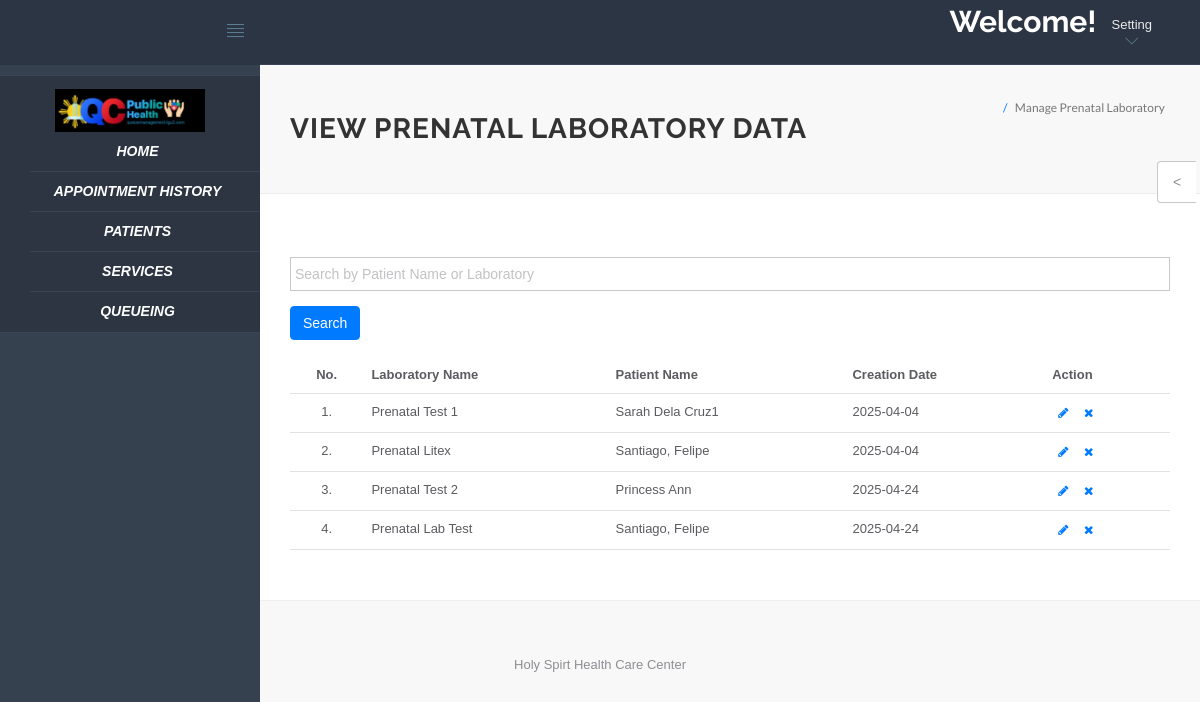
The app's page /hms/doctor/manage-prenatal.php (signed in) with its own data.
### tables this page shows
CREATE TABLE `prenatal_lab_form` (
  `id` int(11) NOT NULL,
  `service` varchar(255) NOT NULL DEFAULT 'Prenatal',
  `labName` varchar(255) DEFAULT NULL,
  `address` varchar(255) DEFAULT NULL,
  `phone` varchar(15) DEFAULT NULL,
  `date` date DEFAULT NULL,
  `patientId` varchar(50) DEFAULT NULL,
  `fullName` varchar(255) DEFAULT NULL,
  `dob` date DEFAULT NULL,
  `age` int(11) DEFAULT NULL,
  `gender` enum('Female','Male','Other') DEFAULT NULL,
  `contactNumber` varchar(15) DEFAULT NULL,
  `email` varchar(255) DEFAULT NULL,
  `patientAddress` varchar(255) DEFAULT NULL,
  `obgynName` varchar(255) DEFAULT NULL,
  `obgynContact` varchar(255) DEFAULT NULL,
  `lmp` date DEFAULT NULL,
  `edd` date DEFAULT NULL,
  `gravida` int(11) DEFAULT NULL,
  `para` int(11) DEFAULT NULL,
  `previousPregnancies` varchar(255) DEFAULT NULL,
  `previousComplications` varchar(255) DEFAULT NULL,
  `bloodTests` text DEFAULT NULL,
  `urineTests` text DEFAULT NULL,
  `diseaseScreening` text DEFAULT NULL,
  `geneticScreening` text DEFAULT NULL,
  `ultrasound` text DEFAULT NULL,
  `notes` text DEFAULT NULL,
  `physicianNotes` text DEFAULT NULL
);

### hms/doctor/manage-prenatal.php (the view, shortened to what this page needs)
<?php
include('include/config.php');
if(strlen($_SESSION['id'])==0) {
    header('location:logout.php');
} else {
    $search = '';
?>
<!DOCTYPE html>
<html lang="en">
<head>
    <link rel="stylesheet" href="vendor/bootstrap/css/bootstrap.min.css">
    <link rel="stylesheet" href="vendor/fontawesome/css/font-awesome.min.css">
    <link rel="stylesheet" href="vendor/themify-icons/themify-icons.min.css">
    <link href="vendor/animate.css/animate.min.css" rel="stylesheet" media="screen">
    <link href="vendor/perfect-scrollbar/perfect-scrollbar.min.css" rel="stylesheet" media="screen">
    <link href="vendor/switchery/switchery.min.css" rel="stylesheet" media="screen">
    <link href="vendor/bootstrap-touchspin/jquery.bootstrap-touchspin.min.css" rel="stylesheet" media="screen">
    <link href="vendor/select2/select2.min.css" rel="stylesheet" media="screen">
    <link href="vendor/bootstrap-datepicker/bootstrap-datepicker3.standalone.min.css" rel="stylesheet" media="screen">
    <link href="vendor/bootstrap-timepicker/bootstrap-timepicker.min.css" rel="stylesheet" media="screen">
    <link rel="stylesheet" href="assets/css/styles.css">
    <link rel="stylesheet" href="assets/css/plugins.css">
    <link rel="stylesheet" href="assets/css/themes/theme-1.css" id="skin_color" />
</head>
<body>
    <div id="app">
        <?php include('include/sidebar.php');?>
        <div class="app-content">
            <?php include('include/header.php');?>
            <div class="main-content">
                <div class="wrap-content container" id="container">
                    <section id="page-title">
                        <div class="row">
                            <div class="col-sm-8">
                                <h1 class="mainTitle"><strong>View Prenatal Laboratory Data</strong></h1>
                            </div>
                            <ol class="breadcrumb">
                                <li class="active">
                                    <span>Manage Prenatal Laboratory</span>
                                </li>
                            </ol>
                        </div>
                    </section>
                    <div class="container-fluid container-fullw bg-white">
                        <div class="row">
                            <div class="col-md-12">
                                <h5 class="over-title margin-bottom-15">&nbsp;</h5>
                                <form method="GET" action="">
                                    <div class="form-group">
                                        <input type="text" id="searchInput" name="search" class="form-control" placeholder="Search by Patient Name or Laboratory" value="<?php echo htmlentities($search); ?>" oninput="resetSearch()" />
                                    </div>
                                    <button type="submit" class="btn btn-primary">Search</button>
                                </form>
                                <br>
                                <table class="table table-hover" id="sample-table-1">
                                    <thead>
                                        <tr>
                                            <th class="center">No.</th>
                                            <th>Laboratory Name</th>
                                            <th>Patient Name</th>
                                            <th>Creation Date</th>
                                            <th>Action</th>
                                        </tr>
                                    </thead>
                                    <tbody>
<?php
$sql = "SELECT * FROM prenatal_lab_form";
$result = mysqli_query($con, $sql);
$cnt = 1;
while($row = mysqli_fetch_array($result)) {
?>
                                        <tr class="clickable-row" data-href="edit-prenatal.php?id=<?php echo $row['id'];?>">
                                            <td class="center"><?php echo $cnt;?>.</td>
                                            <td><?php echo $row['labName'];?></td>
                                            <td><?php echo $row['fullName'];?></td>
                                            <td><?php echo $row['date'];?></td>
                                            <td>
                                                <div class="visible-md visible-lg hidden-sm hidden-xs">
                                                    <a href="edit-prenatal.php?id=<?php echo $row['id'];?>" class="btn btn-transparent btn-xs" tooltip-placement="top" tooltip="Edit"><i class="fa fa-pencil"></i></a>
                                                    <a href="manage-prenatal.php?id=<?php echo $row['id']?>&del=delete"
                                                    class="btn btn-transparent btn-xs tooltips delete-btn"
                                                    tooltip-placement="top"
                                                    tooltip="Remove">
                                                    <i class="fa fa-times fa fa-white"></i>
                                                    </a>
                                                </div>
                                            </td>
                                        </tr>
<?php
    $cnt++;
}
?>
                                    </tbody>
                                </table>
                            </div>
                        </div>
                    </div>
                </div>
            </div>
            <?php include('include/footer.php');?>
            <?php include('include/setting.php');?>
    </body>
</html>
<?php } ?>

### hms/doctor/assets/css/themes/theme-1.css (style rules this page uses)
body { background: #FAFAFA; }

### hms/doctor/assets/css/themes/theme-5.css (style rules this page uses)
body { background: #F8F8F8; }

### records on screen
prenatal_lab_form: labName "Prenatal Test 1", fullName "Sarah Dela Cruz1", date "2025-04-04"
prenatal_lab_form: labName "Prenatal Litex", fullName "Santiago, Felipe", date "2025-04-04"
prenatal_lab_form: labName "Prenatal Test 2", fullName "Princess Ann", date "2025-04-24"
prenatal_lab_form: labName "Prenatal Lab Test", fullName "Santiago, Felipe", date "2025-04-24"
